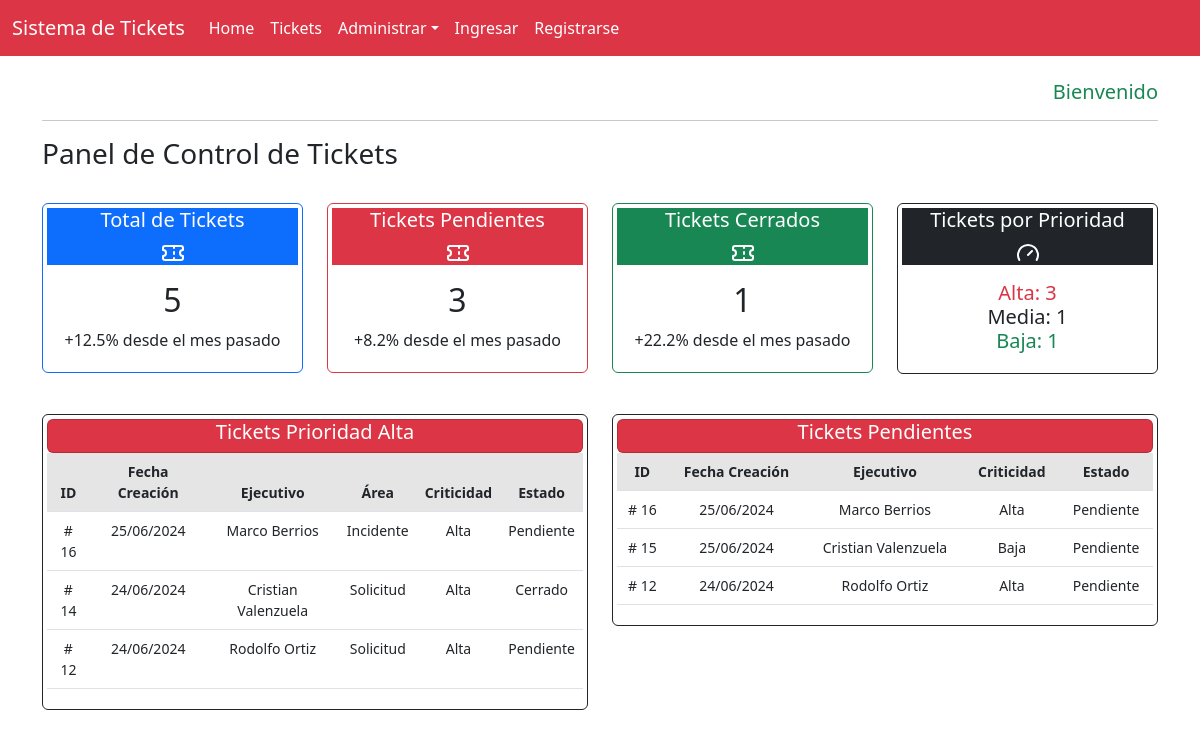
Before: /home/ with the older database file.
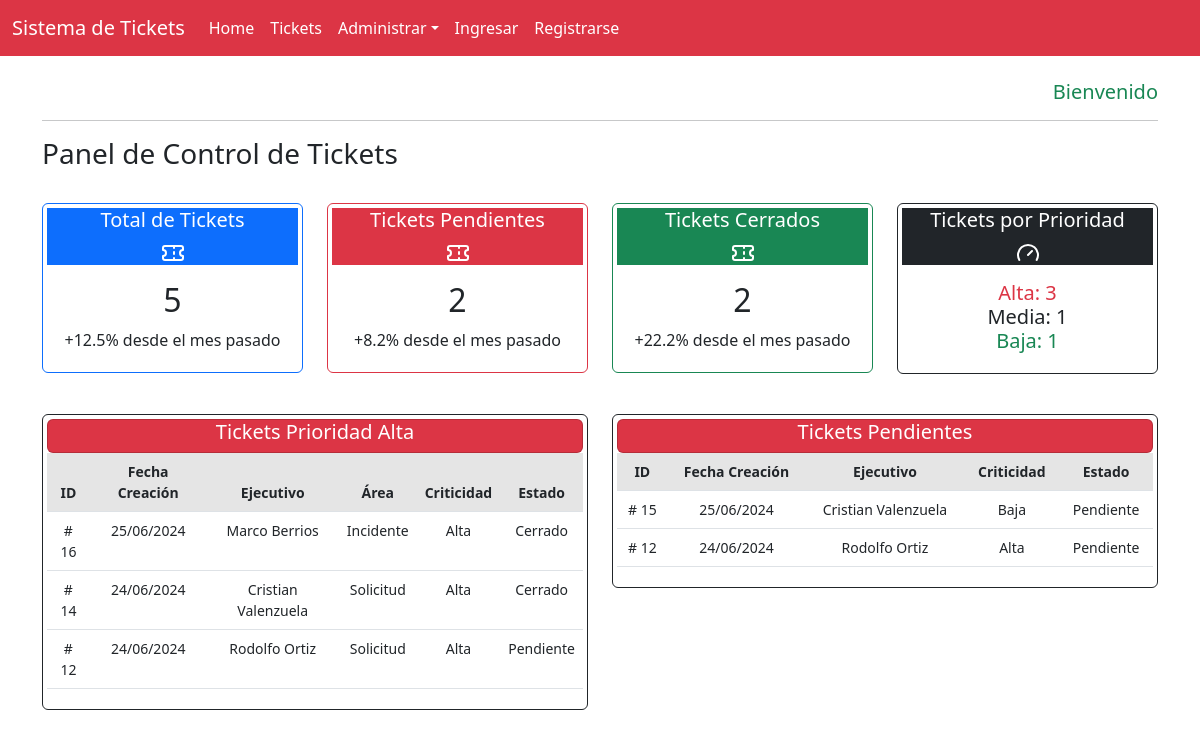
After: the same page with the newer database file.
### core/models.py (models this page shows, shortened)
class Ticket(models.Model):
    fecha_creacion = models.DateTimeField(auto_now_add=True)
    cliente = models.ForeignKey("Profile", on_delete=models.CASCADE, related_name='tickets_creados')
    ejecutivo = models.ForeignKey("Profile", on_delete=models.CASCADE, related_name='tickets_asignados')
    area = models.ForeignKey("Area", on_delete=models.CASCADE, verbose_name="Area", default = 'Ejecutivo Telefonico')
    tipo = models.ForeignKey("Tipo", on_delete=models.CASCADE, verbose_name="Tipo",default='Solicitud')
    criticidad = models.ForeignKey("Criticidad", on_delete=models.CASCADE, verbose_name="Criticidad",default='Media')
    estado = models.ForeignKey("Estado", on_delete=models.CASCADE, verbose_name="Estado", default=1)
    descripcion = models.TextField()
    observaciones = models.TextField(blank=True)
    user = models.ForeignKey(User,on_delete=models.CASCADE, verbose_name='Usuario', null=True)

class Profile(models.Model):
    user = models.OneToOneField(User, on_delete=models.CASCADE)
    nombre = models.CharField(max_length=255, blank=True, null=True)
    apellido = models.CharField(max_length=255, null=True, blank=True)
    email = models.EmailField(unique=True, blank=True)
    group = models.ForeignKey(Group, on_delete=models.CASCADE, verbose_name='Rol', default=2, null=True)
    is_active = models.BooleanField(default=True, null=True)
    location = models.CharField(max_length=30, blank=True, null=True)

class Tipo(models.Model):
    tipo_ticket = models.CharField(max_length=50, blank=False)
    def __str__(self):
        return self.tipo_ticket

class Criticidad(models.Model):
    nombre_criticidad = models.CharField(max_length=255, blank=False)
    def __str__(self):
        return self.nombre_criticidad

class Estado(models.Model):
    estado_ticket = models.CharField(max_length=55, blank=False)
    def __str__(self):
        return self.estado_ticket

### core/views.py (the view)
# urls.py: path('', home, name = 'home'),
def home(request):
    context_a = ticket_contar(request)
    context_b = ticket_contar_prioridad(request)
    context_c = ticket_prioridad(request)
    context_d = ticket_pendiente(request)
    context = {**context_a, **context_b,**context_c, **context_d}
    return render(request, 'core/home.html', context)

### core/views.py (called while the page is built)
def ticket_contar(request):
    contar_todos = Ticket.objects.all().count()
    contar_pendiente = Ticket.objects.filter(estado=1).count()
    contar_cerrados = Ticket.objects.filter(estado=4).count()
    context_contar = {
        'contar_todos':contar_todos,
        'contar_pendiente': contar_pendiente,
        'contar_cerrados': contar_cerrados,
    }
    return {'ticket_contar': context_contar}

def ticket_contar_prioridad(request):
    prioridad_alta = Ticket.objects.filter(criticidad = 1).count()
    prioridad_media = Ticket.objects.filter(criticidad = 2).count()
    prioridad_baja = Ticket.objects.filter(criticidad = 3).count()
    contar_prioridad= {
        'prioridad_alta': prioridad_alta,
        'prioridad_media': prioridad_media,
        'prioridad_baja': prioridad_baja,
    }
    return {'ticket_contar_prioridad': contar_prioridad}

def ticket_prioridad(request):
    ticket_prioridad = Ticket.objects.filter(criticidad = 1).order_by('-fecha_creacion')[:5]
    return {'ticket_prioridad': ticket_prioridad}

def ticket_pendiente(request):
    ticket_pendiente = Ticket.objects.filter(estado = 1).order_by('-fecha_creacion')[:5]
    return {'ticket_pendiente': ticket_pendiente}

### core/templates/core/home.html (shortened to what the changed rows need)
{% extends 'core/base.html' %}
{% block content %}
<br>
<div class="row row-cols-1 row-cols-md-4 g-6">
    <div class="col">
        <div class="card border-primary mb-3 text-center p-1" style="max-width: auto;">
            <div class="card-body p-0">
                <div class="card-body">
                    <h2 class="card-title">{{ ticket_contar.contar_todos }}</h2>
                </div>
            </div>
        </div>
    </div>
    <div class="col">
        <div class="card border-danger mb-3 text-center p-1" style="max-width: auto;">
            <div class="card-body p-0">
                <div class="card-body">
                    <h2 class="card-title">{{ ticket_contar.contar_pendiente }}</h2>
                    <p class="card-text">+8.2% desde el mes pasado</p>
                </div>
            </div>
        </div>
    </div>
    <div class="col">
        <div class="card border-success mb-3 text-center p-1" style="max-width: auto;">
            <div class="card-body p-0">
                <div class="card-body">
                    <h2 class="card-title">{{ ticket_contar.contar_cerrados }}</h2>
                    <p class="card-text">+22.2% desde el mes pasado</p>
                </div>
            </div>
        </div>
    </div>
</div>
<br>
<div class="row row-cols-1 row-cols-md-2 g-4">
    <div class="col">
        <div class="card border-dark mb-3 text-center p-1" style="max-width: auto;">
            <div class="table-responsive small">
                <table class="table table-centered table-nowrap table-hover">
                    <thead class="thead-light table-active">
                        <tr>
                            <th>ID</th>
                            <th>Fecha Creación</th>
                            <th>Ejecutivo</th>
                            <th>Área</th>
                            <th>Criticidad</th>
                            <th>Estado</th>
                        </tr>
                    </thead>
                    <tbody>
                        {% for ticket in ticket_prioridad %}
                        <tr>
                            <td># {{ ticket.id }}</td>
                            <td>{{ ticket.fecha_creacion | date:"SHORT_DATE_FORMAT" }}</td>
                            <td>{{ ticket.ejecutivo.nombre }} {{ ticket.ejecutivo.apellido }}</td>
                            <td>{{ ticket.tipo }}</td>
                            <td>{{ ticket.criticidad }}</td>
                            <td>{{ ticket.estado }}</td>
                        </tr>
                        {% endfor %}
                    </tbody>
                </table>
            </div>
        </div>
    </div>
    <div class="col">
        <div class="card border-dark mb-3 text-center p-1" style="max-width: auto;">
            <div class="table-responsive small">
                <table class="table table-centered table-nowrap table-hover">
                    <thead class="thead-light table-active">
                        <tr>
                            <th>ID</th>
                            <th>Fecha Creación</th>
                            <th>Ejecutivo</th>
                            <th>Criticidad</th>
                            <th>Estado</th>
                        </tr>
                    </thead>
                    <tbody>
                        {% for ticket in ticket_pendiente %}
                        <tr>
                            <td># {{ ticket.id }}</td>
                            <td>{{ ticket.fecha_creacion | date:"SHORT_DATE_FORMAT" }}</td>
                            <td>{{ ticket.ejecutivo.nombre }} {{ ticket.ejecutivo.apellido }}</td>
                            <td>{{ ticket.criticidad }}</td>
                            <td>{{ ticket.estado }}</td>
                        </tr>
                        {% endfor %}
                    </tbody>
                </table>
            </div>
        </div>
    </div>
</div>
{% endblock %}

Changed rows visible on the page:
no longer on one of the page's lists (row edited): Ticket: id "16", fecha_creacion "25/06/2024", ejecutivo.nombre "Marco", ejecutivo.apellido "Berrios", criticidad "Alta", estado "Pendiente"
changed Ticket "Marco": estado "Pendiente" → "Cerrado"
Other visible differences:
{{ ticket_contar.contar_pendiente }}: "3" → "2"
{{ ticket_contar.contar_cerrados }}: "1" → "2"
